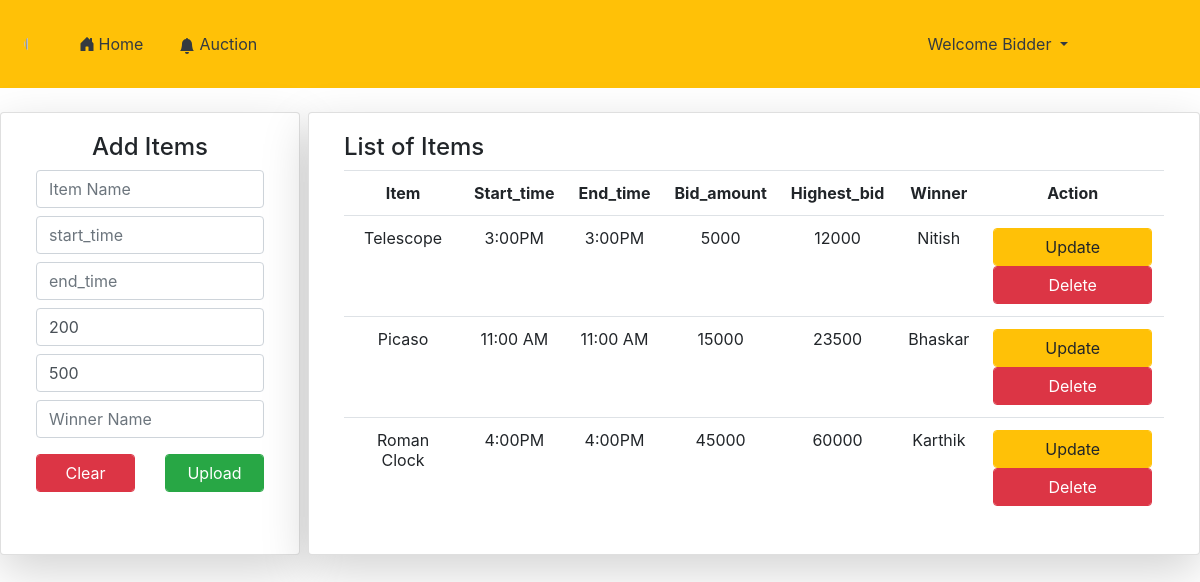
Screenshot of /auction/ (signed in) with the database file from the repository.
### AntiqueStoreApp/models.py (models this page shows)
class User(AbstractUser):
	c=[
		('0','Guest'),
		('1','Customer'),
		('2','SalesPerson'),
		('3','bidder'),
	]
	role_type = models.CharField(max_length=5,choices=c,default='0')
	uid=models.CharField(max_length=15)

class Auction(models.Model):
    item = models.CharField(max_length=200)
    start_time = models.CharField(max_length=200)
    end_time = models.CharField(max_length=200)
    bid_amount = models.PositiveIntegerField(default=200)
    highest_bid = models.PositiveIntegerField(default=500, null=True, blank=True)
    winner_name=models.CharField(max_length=200,default='')
    winner = models.ForeignKey(User, on_delete=models.SET_NULL, null=True, blank=True)

### AntiqueStoreApp/views.py (the view, shortened to what this page needs)
# urls.py: path('auction/',views.auctionView,name="auction_url"),
def auctionView(request):
	a=Auction.objects.filter(winner_id=request.user.id)
	r=AuctionItemForm()
	return render(request,'html/Auction.html',{'p':r,'q':a})

### AntiqueStoreApp/forms.py
class AuctionItemForm(forms.ModelForm):
	class Meta:
		model=Auction
		fields=["item","start_time","end_time","bid_amount","highest_bid","winner_name"]
		widgets={
		"item":forms.TextInput(attrs={
			"class":"form-control my-2",
			"placeholder":"Item Name",
			}),
		"start_time":forms.TextInput(attrs={
			"class":"form-control my-2",
			"placeholder":"start_time",
			}),
		"end_time":forms.TextInput(attrs={
			"class":"form-control my-2",
			"placeholder":"end_time",
			}),
		"bid_amount":forms.NumberInput(attrs={
			"class":"form-control my-2",
			"placeholder":"Bid Amount",
			}),
		"highest_bid":forms.NumberInput(attrs={
			"class":"form-control my-2",
			"placeholder":"Highest Bid",
			}),
		"winner_name":forms.TextInput(attrs={
			"class":"form-control my-2",
			"placeholder":"Winner Name",
			}),
		}

### templates/html/Auction.html (shortened to what this page needs)
{% extends 'html/base.html' %}
{% block content %}
<div class="container-fluid mt-4">
    <div class="row mb-3">
      <div class="card col-md-3 shadow-lg">
        <div class="card-body">
          <h4 class="text-center">Add Items</h4>
          <form method="post" enctype="multipart/form-data">
            {% for i in p %}
              {{i}}
            {% endfor %}
            <div class="row mt-3">
              <div class="col">
                <input type="reset" value="Clear" name="" class="form-control btn btn-danger">
              </div>
              <div class="col">
                <input type="submit" value="Upload" name="" class="form-control btn btn-success">
              </div>
            </div>
          </form>
        </div>
      </div>
      <div class="card col-md shadow-lg ml-2">
        <div class="card-body">
          <h4>List of Items</h4>
          <table class="table">
              <tr>
                <th class="text-center">Item</th>
                <th class="text-center">Start_time</th>
                <th class="text-center">End_time</th>
                <th class="text-center">Bid_amount</th>
                <th class="text-center">Highest_bid</th>
                <th class="text-center">Winner</th>
                <th class="text-center">Action</th>
              </tr>
              {% for j in q %}
              <tr>
                <td class="text-center">{{j.item}}</td>
                <td class="text-center">{{j.start_time}}</td>
                <td class="text-center">{{j.start_time}}</td>
                <td class="text-center">{{j.bid_amount}}</td>
                <td class="text-center">{{j.highest_bid}}</td>
                <td class="text-center">{{j.winner_name}}</td>
                <td>
                  <div class="row">
                    <div class="col">
                      <a href="{% url 'auction_update_url' j.id %}" class="btn btn-warning form-control">Update</a>
                    </div>
                    <div class="col">
                      <a href="{% url 'auction_delete_url' j.id %}" class="btn btn-danger form-control">Delete</a>
                    </div>
                  </div>
                </td>
              </tr>
              {% endfor %}
          </table>
        </div>
      </div>
    </div>
  </div>
{% endblock %}

### templates/html/navbar.html (shortened to what this page needs)
{% load static %}
<nav class="navbar navbar-expand-lg navbar-dark bg-warning p-4">
    <img src="https://bcassetcdn.com/public/blog/wp-content/uploads/2021/10/28205201/classic-antiques-for-furniture-by-dalia-brandcrowd.png" class="rounded-circle" style="width: 3%;">
    <div class="collapse navbar-collapse" id="navbarNavDropdown">
      <ul class="navbar-nav">
        {% if not user.is_authenticated %}
        <li class="nav-item active mx-2">
          <a class="nav-link  text-dark {% if request.path == '/home/' %}active{% endif %}" href="{% url 'home_url' %}"><svg xmlns="http://www.w3.org/2000/svg" width="16" height="19" fill="currentColor" class="bi bi-house-door-fill mx-1" viewBox="0 0 20 15 mx-2">
            <path d="M6.5 14.5v-3.505c0-.245.25-.495.5-.495h2c.25 0 .5.25.5.5v3.5a.5.5 0 0 0 .5.5h4a.5.5 0 0 0 .5-.5v-7a.5.5 0 0 0-.146-.354L13 5.793V2.5a.5.5 0 0 0-.5-.5h-1a.5.5 0 0 0-.5.5v1.293L8.354 1.146a.5.5 0 0 0-.708 0l-6 6A.5.5 0 0 0 1.5 7.5v7a.5.5 0 0 0 .5.5h4a.5.5 0 0 0 .5-.5Z"/>
          </svg>Home <span class="sr-only">(current)</span></a>
        </li>
        <li class="nav-item">
          <a class="nav-link text-dark" href="#"><svg xmlns="http://www.w3.org/2000/svg" width="16" height="16" fill="currentColor" class="bi bi-hourglass-split" viewBox="0 0 16 16">
            <path d="M2.5 15a.5.5 0 1 1 0-1h1v-1a4.5 4.5 0 0 1 2.557-4.06c.29-.139.443-.377.443-.59v-.7c0-.213-.154-.451-.443-.59A4.5 4.5 0 0 1 3.5 3V2h-1a.5.5 0 0 1 0-1h11a.5.5 0 0 1 0 1h-1v1a4.5 4.5 0 0 1-2.557 4.06c-.29.139-.443.377-.443.59v.7c0 .213.154.451.443.59A4.5 4.5 0 0 1 12.5 13v1h1a.5.5 0 0 1 0 1h-11zm2-13v1c0 .537.12 1.045.337 1.5h6.326c.216-.455.337-.963.337-1.5V2h-7zm3 6.35c0 .701-.478 1.236-1.011 1.492A3.5 3.5 0 0 0 4.5 13s.866-1.299 3-1.48V8.35zm1 0v3.17c2.134.181 3 1.48 3 1.48a3.5 3.5 0 0 0-1.989-3.158C8.978 9.586 8.5 9.052 8.5 8.351z"/>
          </svg>Antiques</a>
        </li>
        <li class="nav-item">
          <a class="nav-link text-dark" href="#"><svg xmlns="http://www.w3.org/2000/svg" width="16" height="19" fill="currentColor" class="bi bi-bezier mx-2" viewBox="0 0 16 16">
            <path fill-rule="evenodd" d="M0 10.5A1.5 1.5 0 0 1 1.5 9h1A1.5 1.5 0 0 1 4 10.5v1A1.5 1.5 0 0 1 2.5 13h-1A1.5 1.5 0 0 1 0 11.5v-1zm1.5-.5a.5.5 0 0 0-.5.5v1a.5.5 0 0 0 .5.5h1a.5.5 0 0 0 .5-.5v-1a.5.5 0 0 0-.5-.5h-1zm10.5.5A1.5 1.5 0 0 1 13.5 9h1a1.5 1.5 0 0 1 1.5 1.5v1a1.5 1.5 0 0 1-1.5 1.5h-1a1.5 1.5 0 0 1-1.5-1.5v-1zm1.5-.5a.5.5 0 0 0-.5.5v1a.5.5 0 0 0 .5.5h1a.5.5 0 0 0 .5-.5v-1a.5.5 0 0 0-.5-.5h-1zM6 4.5A1.5 1.5 0 0 1 7.5 3h1A1.5 1.5 0 0 1 10 4.5v1A1.5 1.5 0 0 1 8.5 7h-1A1.5 1.5 0 0 1 6 5.5v-1zM7.5 4a.5.5 0 0 0-.5.5v1a.5.5 0 0 0 .5.5h1a.5.5 0 0 0 .5-.5v-1a.5.5 0 0 0-.5-.5h-1z"/>
            <path d="M6 4.5H1.866a1 1 0 1 0 0 1h2.668A6.517 6.517 0 0 0 1.814 9H2.5c.123 0 .244.015.358.043a5.517 5.517 0 0 1 3.185-3.185A1.503 1.503 0 0 1 6 5.5v-1zm3.957 1.358A1.5 1.5 0 0 0 10 5.5v-1h4.134a1 1 0 1 1 0 1h-2.668a6.517 6.517 0 0 1 2.72 3.5H13.5c-.123 0-.243.015-.358.043a5.517 5.517 0 0 0-3.185-3.185z"/>
          </svg>Jewellery</a>
        </li>
        <li class="nav-item">
          <a class="nav-link text-dark" href="#"><svg xmlns="http://www.w3.org/2000/svg" width="16" height="19" fill="currentColor" class="bi bi-brush" viewBox="0 0 16 16">
            <path d="M15.825.12a.5.5 0 0 1 .132.584c-1.53 3.43-4.743 8.17-7.095 10.64a6.067 6.067 0 0 1-2.373 1.534c-.018.227-.06.538-.16.868-.201.659-.667 1.479-1.708 1.74a8.118 8.118 0 0 1-3.078.132 3.659 3.659 0 0 1-.562-.135 1.382 1.382 0 0 1-.466-.247.714.714 0 0 1-.204-.288.622.622 0 0 1 .004-.443c.095-.245.316-.38.461-.452.394-.197.625-.453.867-.826.095-.144.184-.297.287-.472l.117-.198c.151-.255.326-.54.546-.848.528-.739 1.201-.925 1.746-.896.126.007.243.025.348.048.062-.172.142-.38.238-.608.261-.619.658-1.419 1.187-2.069 2.176-2.67 6.18-6.206 9.117-8.104a.5.5 0 0 1 .596.04zM4.705 11.912a1.23 1.23 0 0 0-.419-.1c-.246-.013-.573.05-.879.479-.197.275-.355.532-.5.777l-.105.177c-.106.181-.213.362-.32.528a3.39 3.39 0 0 1-.76.861c.69.112 1.736.111 2.657-.12.559-.139.843-.569.993-1.06a3.122 3.122 0 0 0 .126-.75l-.793-.792zm1.44.026c.12-.04.277-.1.458-.183a5.068 5.068 0 0 0 1.535-1.1c1.9-1.996 4.412-5.57 6.052-8.631-2.59 1.927-5.566 4.66-7.302 6.792-.442.543-.795 1.243-1.042 1.826-.121.288-.214.54-.275.72v.001l.575.575zm-4.973 3.04.007-.005a.031.031 0 0 1-.007.004zm3.582-3.043.002.001h-.002z"/>
          </svg>Arts & Handcrafts</a>
        </li>
    {% else %}
    <li class="nav-item active mx-2">
          <a class="nav-link  text-dark " href="{% url 'home_url' %}">Home <span class="sr-only">(current)</span></a>
        </li>
    {% if request.user.role_type == '1' %}
    {% if request.user.role_type == '1' %}
        <li class="nav-item">
          <a class="nav-link text-dark" href="#"><svg xmlns="http://www.w3.org/2000/svg" width="16" height="16" fill="currentColor" class="bi bi-hourglass-split" viewBox="0 0 16 16">
            <path d="M2.5 15a.5.5 0 1 1 0-1h1v-1a4.5 4.5 0 0 1 2.557-4.06c.29-.139.443-.377.443-.59v-.7c0-.213-.154-.451-.443-.59A4.5 4.5 0 0 1 3.5 3V2h-1a.5.5 0 0 1 0-1h11a.5.5 0 0 1 0 1h-1v1a4.5 4.5 0 0 1-2.557 4.06c-.29.139-.443.377-.443.59v.7c0 .213.154.451.443.59A4.5 4.5 0 0 1 12.5 13v1h1a.5.5 0 0 1 0 1h-11zm2-13v1c0 .537.12 1.045.337 1.5h6.326c.216-.455.337-.963.337-1.5V2h-7zm3 6.35c0 .701-.478 1.236-1.011 1.492A3.5 3.5 0 0 0 4.5 13s.866-1.299 3-1.48V8.35zm1 0v3.17c2.134.181 3 1.48 3 1.48a3.5 3.5 0 0 0-1.989-3.158C8.978 9.586 8.5 9.052 8.5 8.351z"/>
          </svg>Antiques</a>
        </li>
        <li class="nav-item">
          <a class="nav-link text-dark" href="#"><svg xmlns="http://www.w3.org/2000/svg" width="16" height="19" fill="currentColor" class="bi bi-bezier mx-2" viewBox="0 0 16 16">
            <path fill-rule="evenodd" d="M0 10.5A1.5 1.5 0 0 1 1.5 9h1A1.5 1.5 0 0 1 4 10.5v1A1.5 1.5 0 0 1 2.5 13h-1A1.5 1.5 0 0 1 0 11.5v-1zm1.5-.5a.5.5 0 0 0-.5.5v1a.5.5 0 0 0 .5.5h1a.5.5 0 0 0 .5-.5v-1a.5.5 0 0 0-.5-.5h-1zm10.5.5A1.5 1.5 0 0 1 13.5 9h1a1.5 1.5 0 0 1 1.5 1.5v1a1.5 1.5 0 0 1-1.5 1.5h-1a1.5 1.5 0 0 1-1.5-1.5v-1zm1.5-.5a.5.5 0 0 0-.5.5v1a.5.5 0 0 0 .5.5h1a.5.5 0 0 0 .5-.5v-1a.5.5 0 0 0-.5-.5h-1zM6 4.5A1.5 1.5 0 0 1 7.5 3h1A1.5 1.5 0 0 1 10 4.5v1A1.5 1.5 0 0 1 8.5 7h-1A1.5 1.5 0 0 1 6 5.5v-1zM7.5 4a.5.5 0 0 0-.5.5v1a.5.5 0 0 0 .5.5h1a.5.5 0 0 0 .5-.5v-1a.5.5 0 0 0-.5-.5h-1z"/>
            <path d="M6 4.5H1.866a1 1 0 1 0 0 1h2.668A6.517 6.517 0 0 0 1.814 9H2.5c.123 0 .244.015.358.043a5.517 5.517 0 0 1 3.185-3.185A1.503 1.503 0 0 1 6 5.5v-1zm3.957 1.358A1.5 1.5 0 0 0 10 5.5v-1h4.134a1 1 0 1 1 0 1h-2.668a6.517 6.517 0 0 1 2.72 3.5H13.5c-.123 0-.243.015-.358.043a5.517 5.517 0 0 0-3.185-3.185z"/>
          </svg>Jewellery</a>
        </li>
        <li class="nav-item">
          <a class="nav-link text-dark" href="#"><svg xmlns="http://www.w3.org/2000/svg" width="16" height="19" fill="currentColor" class="bi bi-brush" viewBox="0 0 16 16">
            <path d="M15.825.12a.5.5 0 0 1 .132.584c-1.53 3.43-4.743 8.17-7.095 10.64a6.067 6.067 0 0 1-2.373 1.534c-.018.227-.06.538-.16.868-.201.659-.667 1.479-1.708 1.74a8.118 8.118 0 0 1-3.078.132 3.659 3.659 0 0 1-.562-.135 1.382 1.382 0 0 1-.466-.247.714.714 0 0 1-.204-.288.622.622 0 0 1 .004-.443c.095-.245.316-.38.461-.452.394-.197.625-.453.867-.826.095-.144.184-.297.287-.472l.117-.198c.151-.255.326-.54.546-.848.528-.739 1.201-.925 1.746-.896.126.007.243.025.348.048.062-.172.142-.38.238-.608.261-.619.658-1.419 1.187-2.069 2.176-2.67 6.18-6.206 9.117-8.104a.5.5 0 0 1 .596.04zM4.705 11.912a1.23 1.23 0 0 0-.419-.1c-.246-.013-.573.05-.879.479-.197.275-.355.532-.5.777l-.105.177c-.106.181-.213.362-.32.528a3.39 3.39 0 0 1-.76.861c.69.112 1.736.111 2.657-.12.559-.139.843-.569.993-1.06a3.122 3.122 0 0 0 .126-.75l-.793-.792zm1.44.026c.12-.04.277-.1.458-.183a5.068 5.068 0 0 0 1.535-1.1c1.9-1.996 4.412-5.57 6.052-8.631-2.59 1.927-5.566 4.66-7.302 6.792-.442.543-.795 1.243-1.042 1.826-.121.288-.214.54-.275.72v.001l.575.575zm-4.973 3.04.007-.005a.031.031 0 0 1-.007.004zm3.582-3.043.002.001h-.002z"/>
          </svg>Arts & Handcrafts</a>
        </li>
          <li class="nav-item">
            <a class="nav-link text-dark mx-2"  href="{% url 'sell_item_url' %}"><svg xmlns="http://www.w3.org/2000/svg" width="16" height="19" fill="currentColor" class="bi bi-cart-fill mx-2" viewBox="0 0 16 16">
              <path d="M0 1.5A.5.5 0 0 1 .5 1H2a.5.5 0 0 1 .485.379L2.89 3H14.5a.5.5 0 0 1 .491.592l-1.5 8A.5.5 0 0 1 13 12H4a.5.5 0 0 1-.491-.408L2.01 3.607 1.61 2H.5a.5.5 0 0 1-.5-.5zM5 12a2 2 0 1 0 0 4 2 2 0 0 0 0-4zm7 0a2 2 0 1 0 0 4 2 2 0 0 0 0-4zm-7 1a1 1 0 1 1 0 2 1 1 0 0 1 0-2zm7 0a1 1 0 1 1 0 2 1 1 0 0 1 0-2z"/>
            </svg>Sell Items</a>
          </li>
    {% else %}
    <li class="nav-item">
      <a class="nav-link" href=""></a>
    </li>
    {% endif %}
    {% elif request.user.role_type == '3' %}
    {% if request.user.role_type == '1' %}
    <li class="nav-item">
      <a class="nav-link" href=""></a>
    </li>
    {% else %}
    <li class="nav-item active mx-2">
      <a class="nav-link  text-dark {% if request.path == '/home/' %}active{% endif %}" href="{% url 'auction_url' %}"><svg xmlns="http://www.w3.org/2000/svg" width="16" height="16" fill="currentColor" class="bi bi-bell-fill mx-1" viewBox="0 0 16 16">
        <path d="M8 16a2 2 0 0 0 2-2H6a2 2 0 0 0 2 2zm.995-14.901a1 1 0 1 0-1.99 0A5.002 5.002 0 0 0 3 6c0 1.098-.5 6-2 7h14c-1.5-1-2-5.902-2-7 0-2.42-1.72-4.44-4.005-4.901z"/>
      </svg>Auction <span class="sr-only">(current)</span></a>
    </li>
    {% endif %}
    {% else %}
    <li class="nav-item">
      <a class="nav-link" href="">Access Denied</a>
    </li>
    {% endif %}
    {% endif %}
  </ul>
  <ul class="navbar-nav ml-auto" style="margin-right: 100px;">
    {% if user.is_authenticated %}
    <div class="dropdown">
    <li class="nav-item dropdown">
      <a class="nav-link dropdown-toggle text-dark" href="#" id="navbardrop" data-toggle="dropdown">
        Welcome {{request.user.username}}
      </a>
    </li>
    </div>
    </div>
    {% endif %}
  </nav>

### rows the page displays
User: user.username "Bidder"
Auction: item "Telescope", start_time "3:00PM", bid_amount "5000", highest_bid "12000", winner_name "Nitish"
Auction: item "Picaso", start_time "11:00 AM", bid_amount "15000", highest_bid "23500", winner_name "Bhaskar"
Auction: item "Roman Clock", start_time "4:00PM", bid_amount "45000", highest_bid "60000", winner_name "Karthik"
